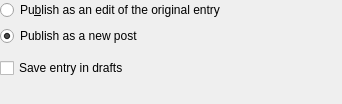
<?xml version="1.0" encoding="UTF-8"?>
<ui version="4.0">
 <class>SendToBlogBase</class>
 <widget class="QWidget" name="SendToBlogBase">
  <property name="geometry">
   <rect>
    <x>0</x>
    <y>0</y>
    <width>342</width>
    <height>104</height>
   </rect>
  </property>
  <layout class="QVBoxLayout" name="verticalLayout">
   <property name="leftMargin">
    <number>0</number>
   </property>
   <property name="topMargin">
    <number>0</number>
   </property>
   <property name="rightMargin">
    <number>0</number>
   </property>
   <property name="bottomMargin">
    <number>0</number>
   </property>
   <item>
    <widget class="QRadioButton" name="pubAsModify">
     <property name="text">
      <string>Pu&amp;blish as an edit of the original entry</string>
     </property>
    </widget>
   </item>
   <item>
    <widget class="QRadioButton" name="pubAsNewPost">
     <property name="text">
      <string>Publish as a new post</string>
     </property>
     <property name="checked">
      <bool>true</bool>
     </property>
    </widget>
   </item>
   <item>
    <widget class="KSeparator" name="kseparator"/>
   </item>
   <item>
    <widget class="QCheckBox" name="saveDraft">
     <property name="text">
      <string>Save entry in drafts</string>
     </property>
    </widget>
   </item>
   <item>
    <spacer name="verticalSpacer">
     <property name="orientation">
      <enum>Qt::Vertical</enum>
     </property>
     <property name="sizeHint" stdset="0">
      <size>
       <width>20</width>
       <height>40</height>
      </size>
     </property>
    </spacer>
   </item>
  </layout>
 </widget>
 <customwidgets>
  <customwidget>
   <class>KSeparator</class>
   <extends>QFrame</extends>
   <header>kseparator.h</header>
  </customwidget>
 </customwidgets>
 <resources/>
 <connections/>
</ui>
